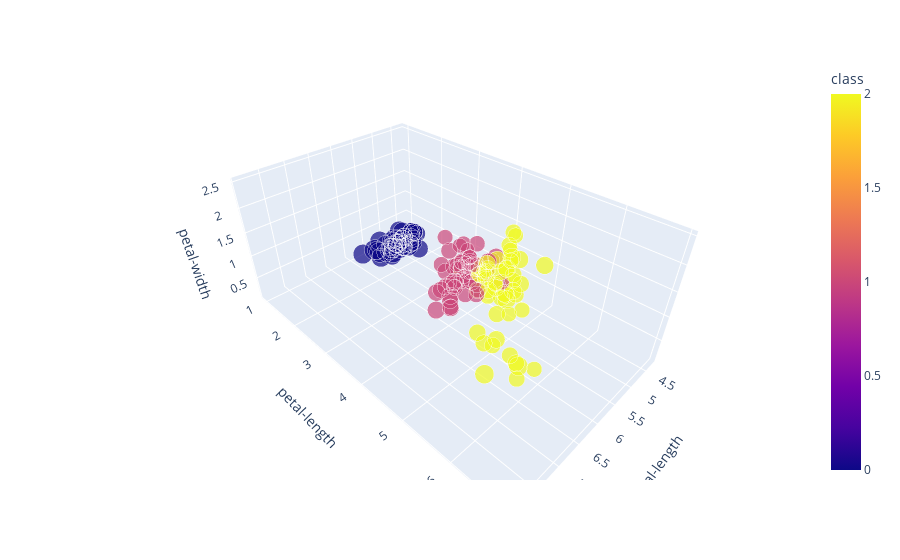

The notebook cell this image was saved under:
### Code cell
import plotly.express as px
import plotly.graph_objects as go

fig = px.scatter_3d(iris_df, x="sepal-length", y="petal-length", z="petal-width",
                    color="class",size='sepal-width')
fig.show()

### Figure 1 — Plotly figure (JSON) as saved in the notebook; plotly's stock layout.template omitted (floating-point values rounded to 4 significant figures; data arrays with more than 128 entries replaced by an {"elided": "..."} marker saying what was removed)
{"data": [{"hovertemplate": "sepal-length=%{x}<br>petal-length=%{y}<br>petal-width=%{z}<br>sepal-width=%{marker.size}<br>class=%{marker.color}<extra></extra>", "legendgroup": "", "marker": {"color": {"elided": "150 int values"}, "coloraxis": "coloraxis", "size": {"elided": "150 float values"}, "sizemode": "area", "sizeref": 0.011, "symbol": "circle"}, "mode": "markers", "name": "", "scene": "scene", "showlegend": false, "type": "scatter3d", "x": {"elided": "150 float values"}, "y": {"elided": "150 float values"}, "z": {"elided": "150 float values"}}], "layout": {"coloraxis": {"colorbar": {"title": {"text": "class"}}, "colorscale": [[0, "#0d0887"], [0.1111, "#46039f"], [0.2222, "#7201a8"], [0.3333, "#9c179e"], [0.4444, "#bd3786"], [0.5556, "#d8576b"], [0.6667, "#ed7953"], [0.7778, "#fb9f3a"], [0.8889, "#fdca26"], [1, "#f0f921"]]}, "legend": {"itemsizing": "constant", "tracegroupgap": 0}, "margin": {"t": 60}, "scene": {"domain": {"x": [0, 1], "y": [0, 1]}, "xaxis": {"title": {"text": "sepal-length"}}, "yaxis": {"title": {"text": "petal-length"}}, "zaxis": {"title": {"text": "petal-width"}}}}}
